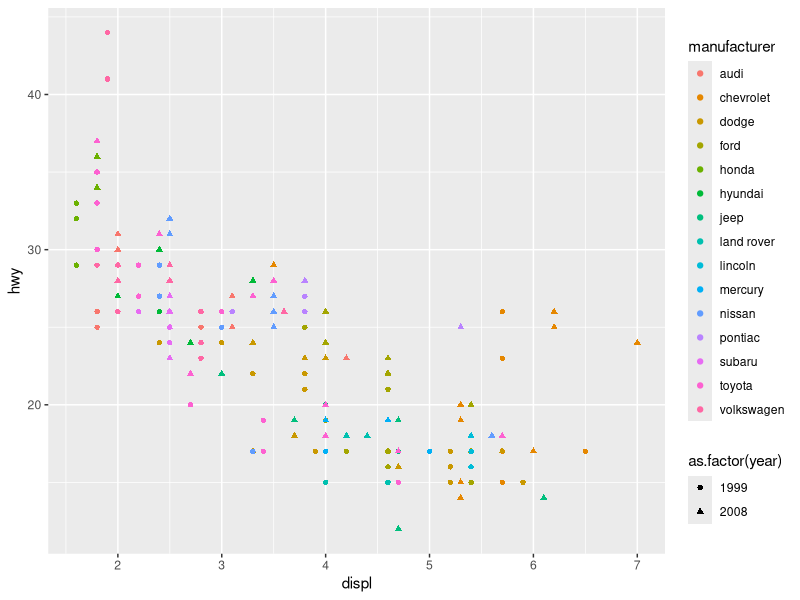

Write the R code that produced this figure.
## ---- chunk 1
knitr::opts_chunk$set(echo = TRUE, cache = TRUE)
## ---- chunk 2
library(tidyverse)

## ---- chunk 3
plot <- ggplot2::mpg %>% 
  ggplot() +
  aes(x = displ, y = hwy,
            color = manufacturer, 
      fill = manufacturer, 
      shape = as.factor(year)) +
  geom_point()
plot
## ---- chunk 4
summary_table <- ggplot2::mpg %>% 
  group_by(year) %>% 
  summarize(across(c(displ, hwy),
            list(mean = ~mean(.x, na.rm = TRUE),
                      sd = ~sd(.x, na.rm = TRUE)) 
          ))
summary_table
## ---- chunk 5
cat("$$
\\operatorname{mpg} = \\alpha + \\beta_{1}(\\operatorname{cyl}) + \\beta_{2}(\\operatorname{disp}) + \\epsilon
$$")

